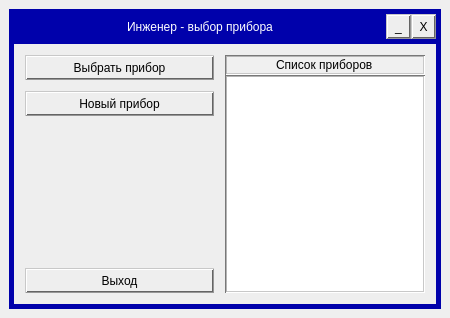
<?xml version="1.0" encoding="UTF-8"?>
<ui version="4.0">
 <class>MainWindow</class>
 <widget class="QMainWindow" name="MainWindow">
  <property name="geometry">
   <rect>
    <x>0</x>
    <y>0</y>
    <width>450</width>
    <height>318</height>
   </rect>
  </property>
  <property name="minimumSize">
   <size>
    <width>450</width>
    <height>240</height>
   </size>
  </property>
  <property name="maximumSize">
   <size>
    <width>450</width>
    <height>550</height>
   </size>
  </property>
  <property name="windowTitle">
   <string>MainWindow</string>
  </property>
  <widget class="QWidget" name="centralwidget">
   <property name="styleSheet">
    <string notr="true">#frame {
	background-color: rgb(0, 1, 171);
}
#frame_main {
	background-color: rgb(238, 238, 238);
}
#label_title {
	font: 9pt &quot;Flexi IBM VGA False&quot;;
	color: rgb(255, 255, 255);
}

QTreeView, QLineEdit { 
	border-style: groove;
  	border-width: 2px;
  	border-top-color: rgb(120, 120, 120);
  	border-left-color: rgb(120, 120, 120);
  	border-right-color: rgb(200, 200, 200);
  	border-bottom-color: rgb(200, 200, 200);
}
QLineEdit:read-only { background-color: rgb(240, 240, 240); }

QTreeView::item:selected, QTreeView::item:hover {
    background-color: rgb(0, 1, 171);
    color: white;
}

/*QCOMBOBOX*/
QComboBox { 
	border-style: groove;
  	border-width: 2px;
  	border-top-color: rgb(120, 120, 120);
  	border-left-color: rgb(120, 120, 120);
  	border-right-color: rgb(200, 200, 200);
  	border-bottom-color: rgb(200, 200, 200);
}
QComboBox::drop-down {
	border-style: groove;
  	border-width: 2px;
  	border-top-color: rgb(200, 200, 200);
  	border-left-color: rgb(200, 200, 200);
  	border-right-color: rgb(100, 100, 100);
  	border-bottom-color: rgb(100, 100, 100);
	background-color: rgb(238, 238, 238);
	image: url(:/icons/resources/icon/downarrow.png);
}
QComboBox::drop-down:pressed {
	border-style: groove;
  	border-width: 2px;
  	border-top-color: rgb(100, 100, 100);
  	border-left-color: rgb(100, 100, 100);
  	border-right-color: rgb(200, 200, 200);
  	border-bottom-color: rgb(200, 200, 200);
}
QComboBox QAbstractItemView {
	selection-background-color: rgb(240, 240, 240);
	selection-color: rgb(1, 1, 1);
}

/*QPUSHBUTTON*/
QPushButton { 
	border-style: groove;
  	border-width: 2px;
  	border-top-color: rgb(200, 200, 200);
  	border-left-color: rgb(200, 200, 200);
  	border-right-color: rgb(100, 100, 100);
  	border-bottom-color: rgb(100, 100, 100);
	background-color: rgb(238, 238, 238); 
}
QPushButton:pressed { 
	background-color: rgb(249, 249, 249);
	border-style: groove;
  	border-width: 2px;
  	border-top-color: rgb(100, 100, 100);
  	border-left-color: rgb(100, 100, 100);
  	border-right-color: rgb(200, 200, 200);
  	border-bottom-color: rgb(200, 200, 200);
}


QScrollBar:vertical
{
	border: none;
	margin: 21px 0px 21px 0px;
	background-image: url(:/pattern/resources/pattern/p_1x1_x6.png);
	background-color: rgb(225, 225, 225);
}
QScrollBar::handle:vertical
{
	background-color: rgb(240, 240, 240);
	border-style: groove;
  	border-width: 2px;
  	border-top-color: rgb(200, 200, 200);
  	border-left-color: rgb(200, 200, 200);
  	border-right-color: rgb(100, 100, 100);
  	border-bottom-color: rgb(100, 100, 100);
}
QScrollBar::handle:vertical:disabled
{
	background-image: url(:/pattern/resources/pattern/p_1x1_x6.png);
	background-color: rgb(225, 225, 225);
	border-style: groove;
  	border-width: 2px;
  	border-top: none;
  	border-left: none;
  	border-right: none;
  	border-bottom: none;
}
QScrollBar::add-line:vertical
{
	image: url(:/icon/resources/icon/downarrow.png);
	border-style: groove;
  	border-width: 2px;
  	border-top-color: rgb(200, 200, 200);
  	border-left-color: rgb(200, 200, 200);
  	border-right-color: rgb(100, 100, 100);
  	border-bottom-color: rgb(100, 100, 100);
	background-color: rgb(237, 237, 237);

    subcontrol-position: bottom;
    subcontrol-origin: margin;
	width: 17px;
    height: 17px;
}
QScrollBar::sub-line:vertical
{
	image: url(:/icon/resources/icon/uparrow.png);
	border-style: groove;
  	border-width: 2px;
  	border-top-color: rgb(200, 200, 200);
  	border-left-color: rgb(200, 200, 200);
  	border-right-color: rgb(100, 100, 100);
  	border-bottom-color: rgb(100, 100, 100);
	background-color: rgb(237, 237, 237);

    subcontrol-position: top;
    subcontrol-origin: margin;
	width: 17px;
    height: 17px;
}
QScrollBar::sub-line:vertical:pressed
{
	border-style: groove;
  	border-width: 2px;
  	border-top-color: rgb(100, 100, 100);
  	border-left-color: rgb(100, 100, 100);
  	border-right-color: rgb(200, 200, 200);
  	border-bottom-color: rgb(200, 200, 200);
	subcontrol-position: top;
	subcontrol-origin: margin;
}
QScrollBar::add-line:vertical:pressed
{
	border-style: groove;
  	border-width: 2px;
  	border-top-color: rgb(100, 100, 100);
  	border-left-color: rgb(100, 100, 100);
  	border-right-color: rgb(200, 200, 200);
  	border-bottom-color: rgb(200, 200, 200);
	subcontrol-position: bottom;
	subcontrol-origin: margin;
}
QScrollBar::up-arrow:vertical, QScrollBar::down-arrow:vertical { background: none; }
QScrollBar::add-page:vertical, QScrollBar::sub-page:vertical { background: none; }

QScrollBar:horizontal
{
	border: none;
	margin: 0px 21px 0px 21px;
	background-image: url(:/pattern/resources/pattern/p_1x1_x6.png);
	background-color: rgb(240, 240, 240);
}
QScrollBar::handle:horizontal
{
	background-color: rgb(240, 240, 240);
	border-style: groove;
  	border-width: 2px;
  	border-top-color: rgb(200, 200, 200);
  	border-left-color: rgb(200, 200, 200);
  	border-right-color: rgb(100, 100, 100);
  	border-bottom-color: rgb(100, 100, 100);
}
QScrollBar::handle:horizontal:disabled
{
	background-image: url(:/pattern/resources/pattern/p_1x1_x6.png);
	background-color: rgb(240, 240, 240);
	border-style: groove;
  	border-width: 2px;
  	border-top: none;
  	border-left: none;
  	border-right: none;
  	border-bottom: none;
}
QScrollBar::add-line:horizontal
{
	image: url(:/icon/resources/icon/rightarrow.png);
	border-style: groove;
  	border-width: 2px;
  	border-top-color: rgb(200, 200, 200);
  	border-left-color: rgb(200, 200, 200);
  	border-right-color: rgb(100, 100, 100);
  	border-bottom-color: rgb(100, 100, 100);
	background-color: rgb(237, 237, 237);

    subcontrol-position: right;
    subcontrol-origin: margin;
	width: 17px;
    height: 17px;
}
QScrollBar::sub-line:horizontal
{
	image: url(:/icon/resources/icon/leftarrow.png);
	border-style: groove;
  	border-width: 2px;
  	border-top-color: rgb(200, 200, 200);
  	border-left-color: rgb(200, 200, 200);
  	border-right-color: rgb(100, 100, 100);
  	border-bottom-color: rgb(100, 100, 100);
	background-color: rgb(237, 237, 237);

    subcontrol-position: left;
    subcontrol-origin: margin;
	width: 17px;
    height: 17px;
}
QScrollBar::sub-line:horizontal:pressed
{
	border-style: groove;
  	border-width: 2px;
  	border-top-color: rgb(100, 100, 100);
  	border-left-color: rgb(100, 100, 100);
  	border-right-color: rgb(200, 200, 200);
  	border-bottom-color: rgb(200, 200, 200);
	subcontrol-position: left;
	subcontrol-origin: margin;
}
QScrollBar::add-line:horizontal:pressed
{
	border-style: groove;
  	border-width: 2px;
  	border-top-color: rgb(100, 100, 100);
  	border-left-color: rgb(100, 100, 100);
  	border-right-color: rgb(200, 200, 200);
  	border-bottom-color: rgb(200, 200, 200);
	subcontrol-position: right;
	subcontrol-origin: margin;
}
QScrollBar::up-arrow:horizontal, QScrollBar::down-arrow:horizontal { background: none; }
QScrollBar::add-page:horizontal, QScrollBar::sub-page:horizontal { background: none; }</string>
   </property>
   <layout class="QVBoxLayout" name="verticalLayout">
    <item>
     <widget class="QFrame" name="frame">
      <layout class="QVBoxLayout" name="verticalLayout_2">
       <property name="spacing">
        <number>5</number>
       </property>
       <property name="leftMargin">
        <number>5</number>
       </property>
       <property name="topMargin">
        <number>5</number>
       </property>
       <property name="rightMargin">
        <number>5</number>
       </property>
       <property name="bottomMargin">
        <number>5</number>
       </property>
       <item>
        <widget class="QFrame" name="frame_top">
         <property name="sizePolicy">
          <sizepolicy hsizetype="Preferred" vsizetype="Maximum">
           <horstretch>0</horstretch>
           <verstretch>0</verstretch>
          </sizepolicy>
         </property>
         <layout class="QHBoxLayout" name="horizontalLayout_2">
          <property name="spacing">
           <number>0</number>
          </property>
          <property name="leftMargin">
           <number>0</number>
          </property>
          <property name="topMargin">
           <number>0</number>
          </property>
          <property name="rightMargin">
           <number>0</number>
          </property>
          <property name="bottomMargin">
           <number>0</number>
          </property>
          <item>
           <widget class="QLabel" name="label_title">
            <property name="maximumSize">
             <size>
              <width>16777215</width>
              <height>25</height>
             </size>
            </property>
            <property name="text">
             <string>Инженер - выбор прибора</string>
            </property>
            <property name="alignment">
             <set>Qt::AlignCenter</set>
            </property>
           </widget>
          </item>
          <item>
           <widget class="QPushButton" name="pushButton_hide">
            <property name="minimumSize">
             <size>
              <width>25</width>
              <height>25</height>
             </size>
            </property>
            <property name="maximumSize">
             <size>
              <width>25</width>
              <height>25</height>
             </size>
            </property>
            <property name="text">
             <string>_</string>
            </property>
           </widget>
          </item>
          <item>
           <widget class="QPushButton" name="pushButton_close">
            <property name="minimumSize">
             <size>
              <width>25</width>
              <height>25</height>
             </size>
            </property>
            <property name="maximumSize">
             <size>
              <width>25</width>
              <height>25</height>
             </size>
            </property>
            <property name="text">
             <string>X</string>
            </property>
           </widget>
          </item>
         </layout>
        </widget>
       </item>
       <item>
        <widget class="QFrame" name="frame_main">
         <layout class="QHBoxLayout" name="horizontalLayout">
          <property name="spacing">
           <number>11</number>
          </property>
          <property name="leftMargin">
           <number>11</number>
          </property>
          <property name="topMargin">
           <number>11</number>
          </property>
          <property name="rightMargin">
           <number>11</number>
          </property>
          <property name="bottomMargin">
           <number>11</number>
          </property>
          <item>
           <layout class="QVBoxLayout" name="verticalLayout_4">
            <item>
             <widget class="QPushButton" name="pushButton_select">
              <property name="minimumSize">
               <size>
                <width>0</width>
                <height>25</height>
               </size>
              </property>
              <property name="maximumSize">
               <size>
                <width>16777215</width>
                <height>25</height>
               </size>
              </property>
              <property name="text">
               <string>Выбрать прибор</string>
              </property>
             </widget>
            </item>
            <item>
             <widget class="QPushButton" name="pushButton_new">
              <property name="minimumSize">
               <size>
                <width>0</width>
                <height>25</height>
               </size>
              </property>
              <property name="maximumSize">
               <size>
                <width>16777215</width>
                <height>25</height>
               </size>
              </property>
              <property name="text">
               <string>Новый прибор</string>
              </property>
             </widget>
            </item>
            <item>
             <spacer name="verticalSpacer">
              <property name="orientation">
               <enum>Qt::Vertical</enum>
              </property>
              <property name="sizeHint" stdset="0">
               <size>
                <width>20</width>
                <height>40</height>
               </size>
              </property>
             </spacer>
            </item>
            <item>
             <widget class="QPushButton" name="pushButton_exit">
              <property name="minimumSize">
               <size>
                <width>0</width>
                <height>25</height>
               </size>
              </property>
              <property name="maximumSize">
               <size>
                <width>16777215</width>
                <height>25</height>
               </size>
              </property>
              <property name="text">
               <string>Выход</string>
              </property>
             </widget>
            </item>
           </layout>
          </item>
          <item>
           <widget class="QFrame" name="frame_2">
            <property name="maximumSize">
             <size>
              <width>200</width>
              <height>16777215</height>
             </size>
            </property>
            <layout class="QVBoxLayout" name="verticalLayout_3">
             <property name="spacing">
              <number>0</number>
             </property>
             <property name="leftMargin">
              <number>0</number>
             </property>
             <property name="topMargin">
              <number>0</number>
             </property>
             <property name="rightMargin">
              <number>0</number>
             </property>
             <property name="bottomMargin">
              <number>0</number>
             </property>
             <item>
              <widget class="QLineEdit" name="lineEdit">
               <property name="minimumSize">
                <size>
                 <width>25</width>
                 <height>0</height>
                </size>
               </property>
               <property name="maximumSize">
                <size>
                 <width>16777215</width>
                 <height>16777215</height>
                </size>
               </property>
               <property name="text">
                <string>Cписок приборов</string>
               </property>
               <property name="alignment">
                <set>Qt::AlignCenter</set>
               </property>
               <property name="readOnly">
                <bool>true</bool>
               </property>
              </widget>
             </item>
             <item>
              <widget class="QTreeView" name="treeView">
               <property name="minimumSize">
                <size>
                 <width>0</width>
                 <height>0</height>
                </size>
               </property>
               <property name="maximumSize">
                <size>
                 <width>16777215</width>
                 <height>16777215</height>
                </size>
               </property>
               <property name="horizontalScrollBarPolicy">
                <enum>Qt::ScrollBarAsNeeded</enum>
               </property>
              </widget>
             </item>
            </layout>
           </widget>
          </item>
         </layout>
        </widget>
       </item>
      </layout>
     </widget>
    </item>
   </layout>
  </widget>
 </widget>
 <resources>
  <include location="../ui_resources.qrc"/>
 </resources>
 <connections/>
</ui>
